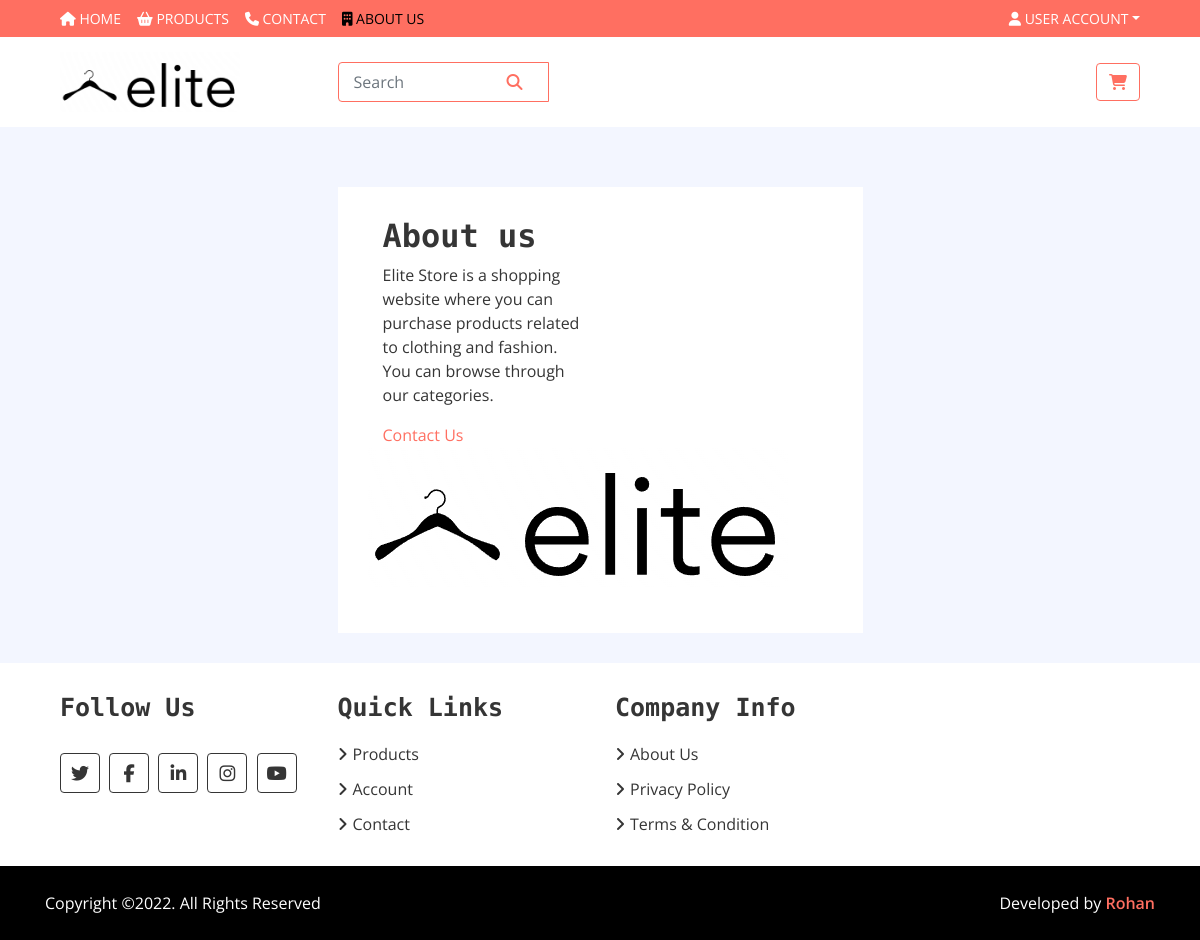
The app's page /about, older data.
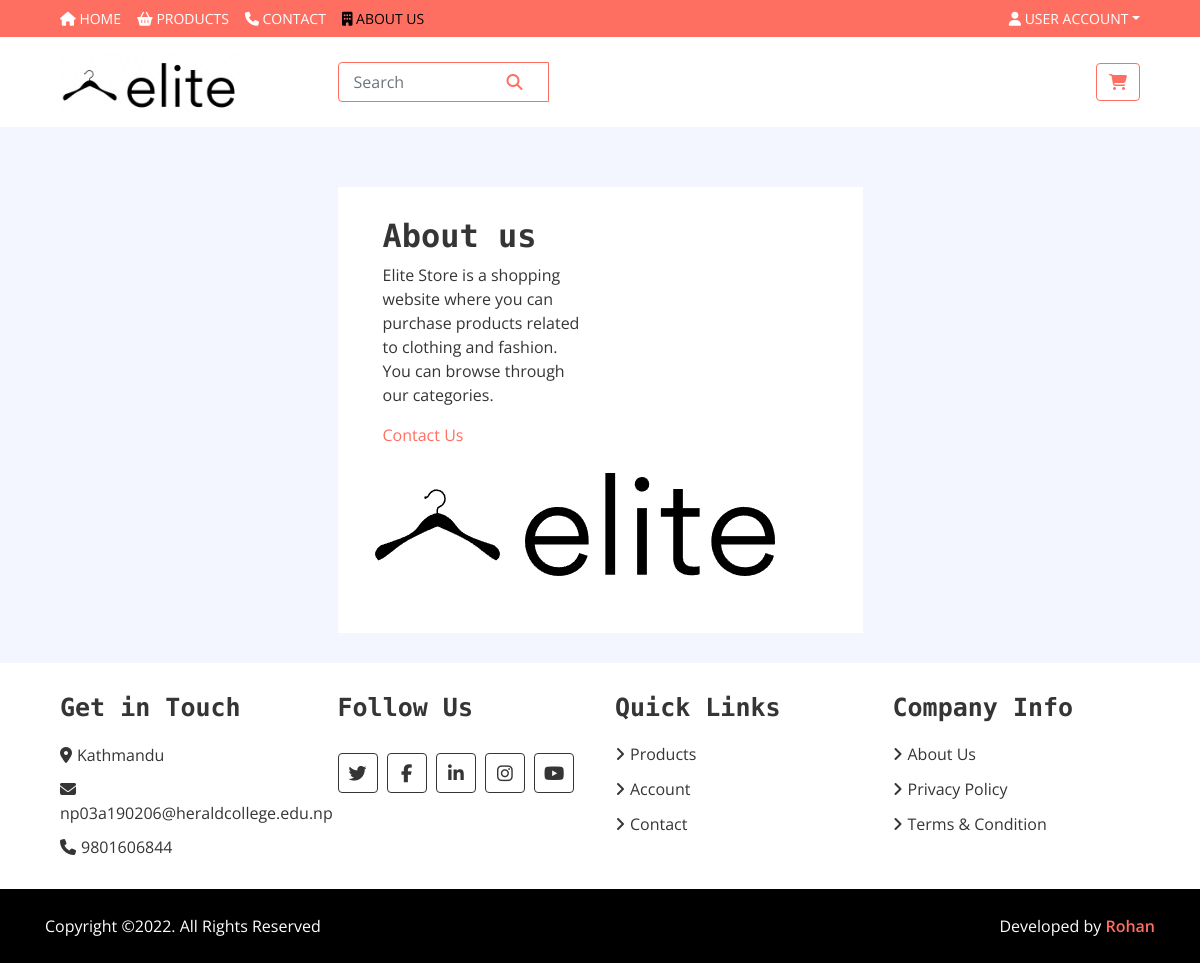
The same page, newer data.
### store/models.py (models this page shows)
class Detail(models.Model):
    email = models.EmailField()
    contact = models.CharField(max_length=12)
    address = models.CharField(max_length=100)
    class Meta:
        verbose_name_plural='Details'

### accounts/views.py (the view)
# urls.py: path('about', views.about, name="about"),
def about(request):
    details=Detail.objects.all().order_by('-id')
    return render(request, 'store/about.html',{'details':details})

### templates/store/about.html
{% extends 'base.html' %}
{% block nav_item_about %}active{% endblock nav_item_about %}
{% block content %}
{% load static %}
<div class="login">
    <div class="container-fluid">
        <div class="row justify-content-center">
            <div class="col-lg-6">
                <div class="login-form">
                    <div class="col-md-6">
                        <div class="about_box">
                           <div class="titlepage">
                              <h2>About us</h2>
                           </div>
                           <p>Elite Store is a shopping website where you can purchase products related to clothing and fashion. You can browse through our categories.</p>
                           <a href="#">Contact Us</a>
                        </div>
                     </div>
          <div class="about_img">
             <figure><img  src="{% static "img/logo.png" %}" alt="#"/></figure>
          </div>
       </div>
    </div>
 </div>
</div>
{% endblock %}

### templates/base.html (shortened to what this page needs)
<!DOCTYPE html>
<html lang="en">
    {% load static %}
    <head>
        <link href="{% static "node_modules/bootstrap/dist/css/bootstrap.min.css" %}" rel="stylesheet">
        <link href="{% static "node_modules/@fortawesome/fontawesome-free/css/all.min.css" %}" rel="stylesheet">
        <link href="{% static 'css/style.css' %}" rel="stylesheet">
    </head>
    <body>
           <div class="nav">
                <div class="container-fluid">
                    <nav class="navbar navbar-expand-md bg-dark navbar-dark">
                    <div class="collapse navbar-collapse justify-content-between" id="navbarCollapse">
                        <div class="navbar-nav mr-auto">
                            <a class="nav-item nav-link {% block nav_item_home %}{% endblock nav_item_home %}" href='{% url "home" %}'><i class="fa fa-home" aria-hidden="true"></i> Home<span class="sr-only">(current)</span></a>
                            <a class="nav-item nav-link {% block nav_item_products %}{% endblock nav_item_products %}" href='{% url "product-list" %}'><i class="fa fa-shopping-basket" aria-hidden="true"></i> Products</a>
                            <a class="nav-item nav-link {% block nav_item_contact %}{% endblock nav_item_contact %}" href='{% url "contact" %}'><i class="fa fa-phone" aria-hidden="true"></i> Contact</a>
                            <a class="nav-item nav-link {% block nav_item_about %}{% endblock nav_item_about %}" href='{% url "about" %}'><i class="fa fa-building" aria-hidden="true"></i> About Us</a>
                        </div>
                        <div class="navbar-nav ml-auto">
                            <div class="nav-item dropdown">
                                {% if user.is_authenticated %}
                                <a href="#" class="nav-link dropdown-toggle" data-toggle="dropdown">Hello {{user.username}}!</a>
                                <div class="dropdown-menu">
                                    <a href="{% url "myaccount" %}" class="dropdown-item"><i class="fa fa-user"></i> My Account</a>
                                    <a href="{% url "signout" %}" class="dropdown-item"><i class="fa fa-sign-out" aria-hidden="true"></i> Logout</a>
                                </div>
                                {% else %}
                                <a href="#" class="nav-link dropdown-toggle" data-toggle="dropdown"><i class="fa fa-user" aria-hidden="true"></i> User Account</a>
                                {% endif %}
                            </div>
                        </div>
                </nav>
               </div>
            </div>
        <div class="bottom-bar">
            <div class="container-fluid">
                <div class="row align-items-center">
                    <div class="col-md-3">
                        <div class="logo">
                            <a href="{% url "home" %}">
                                <img src="{% static "img/logo.png" %}" alt="Logo">
                            </a>
                        </div>
                    </div>
                    <div class="col-md-6">
                        <div class="search">
                                <form class="form-inline my-2 my-lg-0" action="/search">
                                    <div class="input-group">
                                        <input name="keyword" type="text" class="form-control" placeholder="Search">
                                        <div class="input-group-append">
                                          <button class="btn btn-dark" type="submit" id="button-addon2"><i class="fa fa-search"></i></button>
                                        </div>
                                      </div>
                                  </form>
                        </div>
                    </div>
                    <div class="col-md-3">
                        <div class="user">
                            <a href="{% url "cart" %}" class="btn cart">
                                <i class="fa fa-shopping-cart"></i>
                                 </a>
                        </div>
                    </div>
                </div>
            </div>
        </div>
        {% block content %}{% endblock %}
        <div class="footer">
            <div class="container-fluid">
                <div class="row">
                    {% for detail in details %}
                    <div class="col-lg-3 col-md-6">
                        <div class="footer-widget">
                            <h2>Get in Touch</h2>
                            <div class="contact-info">
                                <p><i class="fa fa-map-marker"></i>{{detail.address}}</p>
                                <p><i class="fa fa-envelope"></i>{{detail.email}}</p>
                                <p><i class="fa fa-phone"></i>{{detail.contact}}</p>
                            </div>
                        </div>
                    </div>
                    {% endfor %}
                    <div class="col-lg-3 col-md-6">
                        <div class="footer-widget">
                            <h2>Follow Us</h2>
                            <div class="contact-info">
                                <div class="social">
                                    <a href="http://www.twitter.com"><i class="fab fa-twitter"></i></a>
                                    <a href="http://www.facebook.com"><i class="fab fa-facebook-f"></i></a>
                                    <a href="http://www.linkedin.com"><i class="fab fa-linkedin-in"></i></a>
                                    <a href="http://www.instagram.com"><i class="fab fa-instagram"></i></a>
                                    <a href="http://www.youtube.com"><i class="fab fa-youtube"></i></a>
                                </div>
                            </div>
                        </div>
                    </div>
                    <div class="col-lg-3 col-md-6">
                        <div class="footer-widget">
                            <h2>Quick Links</h2>
                            <ul>
                                <li><a href="{% url "product-list" %}">Products</a></li>
                                <li><a href="{% url "myaccount" %}">Account</a></li>
                                <li><a href="{% url "contact" %}">Contact</a></li>
                            </ul>
                        </div>
                    </div>
                    <div class="col-lg-3 col-md-6">
                        <div class="footer-widget">
                            <h2>Company Info</h2>
                            <ul>
                                <li><a href="{% url 'about' %}">About Us</a></li>
                                <li><a href="{% url 'privacy-policy' %}">Privacy Policy</a></li>
                                <li><a href="{% url 'terms' %}">Terms & Condition</a></li>
                            </ul>
                        </div>
                    </div>
                </div>
            </div>
        </div>
        <div class="footer-bottom">
            <div class="container">
                <div class="row">
                    <div class="col-md-6 copyright">
                        <p>Copyright &copy;2022. All Rights Reserved</p>
                    </div>
                    <div class="col-md-6 template-by">
                        <p>Developed by <a href="http://www.rohantimalsina.com.np">Rohan</a></p>
                    </div>
                </div>
            </div>
        </div>
    </body>
</html>

### static/css/style.css (style rules this page uses)
body { color: #353535; font-family: 'Open Sans', sans-serif; font-weight: 400; background: #f3f6ff; }
a { color: #FF6F61; }
h2 { font-family: 'Source Code Pro', monospace; font-weight: 700; }
@media (min-width: 992px) { .container-fluid { padding-right: 60px; padding-left: 60px; } }
.form-control, .custom-select { width: 100%; height: 35px; padding: 0 15px; color: #999999; border: 1px solid #dddddd; margin-bottom: 15px }
.btn { color: #FF6F61; background: #ffffff; border: 1px solid #FF6F61; }
.nav { position: relative; }
@media (min-width: 992px) { .nav .container-fluid { padding-left: 52px; padding-right: 52px; } }
.nav .navbar { height: 100%; padding: 0; }
@media (min-width: 768px) { .nav, .nav .navbar { background: #FF6F61 !important; } }
@media (min-width: 768px) { .nav .navbar-dark a.nav-link { color: #ffffff; font-size: 14px; text-transform: uppercase; } }
@media (min-width: 768px) { .nav .navbar-dark a.nav-link:hover, .nav .navbar-dark a.nav-link.active { color: #000000; } }
.bottom-bar { padding: 15px 0; background: #ffffff; margin-bottom: 30px; }
.bottom-bar .logo { text-align: left; overflow: hidden; }
.bottom-bar .logo a img { max-height: 60px; }
.bottom-bar .search { width: 100%; }
.bottom-bar .search input[type=text] { width: 100%; height: 40px; padding: 0 15px; color: #666666; border: 1px solid #FF6F61; border-radius: 4px; }
.bottom-bar .search button { position: absolute; width: 40px; height: 38px; top: 1px; right: 16px; padding: 0 15px; border: none; background: none; color: #FF6F61; border-radius: 0 2px 2px 0; }
.bottom-bar .user { font-size: 0; text-align: right; }
.bottom-bar .user .cart i, .bottom-bar .user .wishlist i { color: #FF6F61; }
@media (min-width: 768px) { .bottom-bar { max-height: 90px; } }
.footer { position: relative; padding: 30px 0 0 0; background: #ffffff; }
.footer .footer-widget { position: relative; width: 100%; margin-bottom: 30px; }
.footer .footer-widget h2 { font-size: 25px; white-space: nowrap; margin-bottom: 20px; }
.footer .footer-widget ul { margin: 0; padding: 0; list-style: none; }
.footer .footer-widget ul li { margin-bottom: 12px; }
.footer .footer-widget ul li:last-child { margin-bottom: 0; }
.footer .footer-widget ul li a { color: #353535; white-space: nowrap; display: block; line-height: 23px; transition: all .3s; }
.footer .footer-widget ul li a::before { content: '\f105'; font-family: 'Font Awesome 5 Free'; font-weight: 900; padding-right: 5px; }
.footer .contact-info p { margin-bottom: 10px; font-size: 16px; }
.footer .contact-info p i { margin-right: 5px; }
.footer .social { position: relative; width: 100%; }
.footer .social a { display: inline-block; margin: 10px 5px 0 0; width: 40px; height: 40px; padding: 6px 0; text-align: center; font-size: 18px; color: #353535; border: 1px solid #353535; border-radius: 4px; transition: all .3s; }
.footer-bottom { position: relative; padding: 25px 0; background: #000000; }
.footer-bottom .copyright { text-align: left; }
.footer-bottom .template-by { text-align: right; }
.footer-bottom .copyright p, .footer-bottom .template-by p { color: #ffffff; font-weight: 400; margin: 0; }
.footer-bottom .copyright p a, .footer-bottom .template-by p a { font-weight: 600; }
.login { position: relative; padding-top: 30px; }
.login .login-form, .login .register-form { padding: 30px; background: #ffffff; margin-bottom: 30px; }

Row changes from the older to the newer data that the page shows:
added Detail: address "Kathmandu", email "np03a190206@heraldcollege.edu.np", contact "9801606844"
